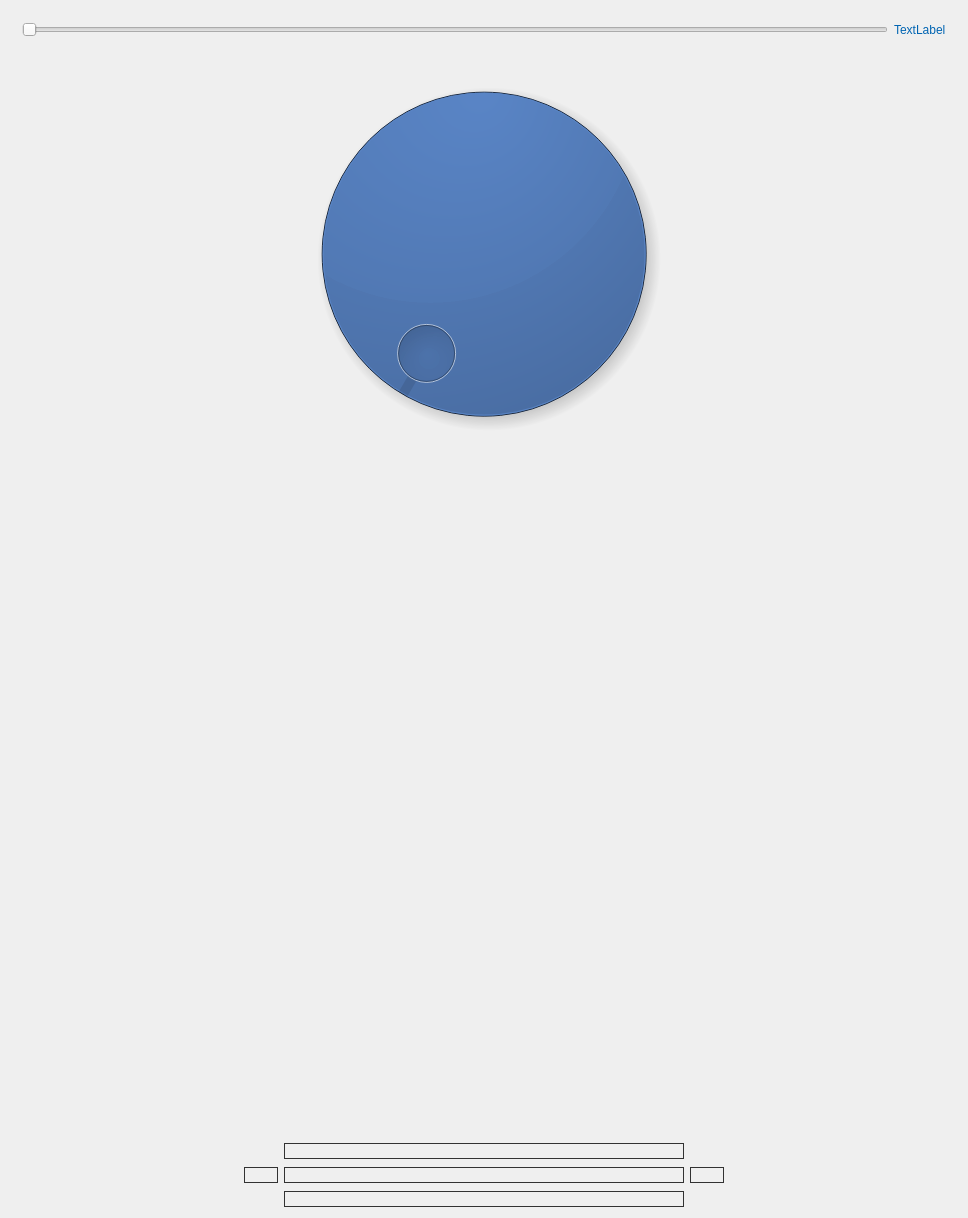
<?xml version="1.0" encoding="UTF-8"?>
<ui version="4.0">
 <class>MainWindow</class>
 <widget class="QMainWindow" name="MainWindow">
  <property name="geometry">
   <rect>
    <x>0</x>
    <y>0</y>
    <width>968</width>
    <height>1218</height>
   </rect>
  </property>
  <property name="windowTitle">
   <string>MainWindow</string>
  </property>
  <property name="styleSheet">
   <string notr="true">background-image: url(:/Images/images/background.png);</string>
  </property>
  <widget class="QWidget" name="centralWidget">
   <layout class="QVBoxLayout" name="verticalLayout">
    <item>
     <widget class="QWidget" name="widget" native="true">
      <layout class="QHBoxLayout" name="horizontalLayout">
       <item>
        <widget class="QSlider" name="speedlSlider">
         <property name="sizePolicy">
          <sizepolicy hsizetype="Expanding" vsizetype="Fixed">
           <horstretch>1</horstretch>
           <verstretch>0</verstretch>
          </sizepolicy>
         </property>
         <property name="orientation">
          <enum>Qt::Horizontal</enum>
         </property>
        </widget>
       </item>
       <item>
        <widget class="QLabel" name="speedDisplay">
         <property name="styleSheet">
          <string notr="true">color:#0064b2;</string>
         </property>
         <property name="text">
          <string>TextLabel</string>
         </property>
        </widget>
       </item>
      </layout>
     </widget>
    </item>
    <item>
     <layout class="QGridLayout" name="gridLayout">
      <item row="2" column="2">
       <spacer name="verticalSpacer">
        <property name="orientation">
         <enum>Qt::Vertical</enum>
        </property>
        <property name="sizeHint" stdset="0">
         <size>
          <width>20</width>
          <height>40</height>
         </size>
        </property>
       </spacer>
      </item>
      <item row="4" column="4">
       <widget class="QPushButton" name="rightButton">
        <property name="styleSheet">
         <string notr="true">QPushButton {
    background-color: rgba( 35, 35, 35, 0% );
    border: 1px solid rgb(50, 50, 50);
}

QPushButton:pressed {
        border: 1px solid rgb(250, 250, 250);
}</string>
        </property>
        <property name="text">
         <string/>
        </property>
        <property name="icon">
         <iconset resource="images.qrc">
          <normaloff>:/Images/images/116847-matte-blue-and-white-square-icon-arrows-triangle-solid-right.png</normaloff>:/Images/images/116847-matte-blue-and-white-square-icon-arrows-triangle-solid-right.png</iconset>
        </property>
        <property name="iconSize">
         <size>
          <width>256</width>
          <height>256</height>
         </size>
        </property>
        <property name="flat">
         <bool>true</bool>
        </property>
       </widget>
      </item>
      <item row="4" column="2">
       <widget class="QPushButton" name="stopButton">
        <property name="styleSheet">
         <string notr="true">QPushButton {
    background-color: rgba( 35, 35, 35, 0% );
    border: 1px solid rgb(50, 50, 50);
}

QPushButton:pressed {
        border: 1px solid rgb(250, 250, 250);
}</string>
        </property>
        <property name="text">
         <string/>
        </property>
        <property name="icon">
         <iconset resource="images.qrc">
          <normaloff>:/Images/images/Stop.png</normaloff>:/Images/images/Stop.png</iconset>
        </property>
        <property name="iconSize">
         <size>
          <width>256</width>
          <height>256</height>
         </size>
        </property>
        <property name="flat">
         <bool>true</bool>
        </property>
       </widget>
      </item>
      <item row="3" column="2">
       <widget class="QPushButton" name="forwardButton">
        <property name="styleSheet">
         <string notr="true">QPushButton {
    background-color: rgba( 35, 35, 35, 0% );
    border: 1px solid rgb(50, 50, 50);
}

QPushButton:pressed {
        border: 1px solid rgb(250, 250, 250);
}</string>
        </property>
        <property name="text">
         <string/>
        </property>
        <property name="icon">
         <iconset resource="images.qrc">
          <normaloff>:/Images/images/116848-matte-blue-and-white-square-icon-arrows-triangle-solid-up.png</normaloff>:/Images/images/116848-matte-blue-and-white-square-icon-arrows-triangle-solid-up.png</iconset>
        </property>
        <property name="iconSize">
         <size>
          <width>256</width>
          <height>256</height>
         </size>
        </property>
        <property name="flat">
         <bool>true</bool>
        </property>
       </widget>
      </item>
      <item row="5" column="2">
       <widget class="QPushButton" name="reverseButton">
        <property name="styleSheet">
         <string notr="true">QPushButton {
    background-color: rgba( 35, 35, 35, 0% );
    border: 1px solid rgb(50, 50, 50);
}

QPushButton:pressed {
        border: 1px solid rgb(250, 250, 250);
}</string>
        </property>
        <property name="text">
         <string/>
        </property>
        <property name="icon">
         <iconset resource="images.qrc">
          <normaloff>:/Images/images/116845-matte-blue-and-white-square-icon-arrows-triangle-solid-down.png</normaloff>:/Images/images/116845-matte-blue-and-white-square-icon-arrows-triangle-solid-down.png</iconset>
        </property>
        <property name="iconSize">
         <size>
          <width>256</width>
          <height>256</height>
         </size>
        </property>
        <property name="flat">
         <bool>true</bool>
        </property>
       </widget>
      </item>
      <item row="4" column="1">
       <widget class="QPushButton" name="leftButton">
        <property name="styleSheet">
         <string notr="true">QPushButton {
    background-color: rgba( 35, 35, 35, 0% );
    border: 1px solid rgb(50, 50, 50);
}

QPushButton:pressed {
        border: 1px solid rgb(250, 250, 250);
}</string>
        </property>
        <property name="text">
         <string/>
        </property>
        <property name="icon">
         <iconset resource="images.qrc">
          <normaloff>:/Images/images/116846-matte-blue-and-white-square-icon-arrows-triangle-solid-left.png</normaloff>:/Images/images/116846-matte-blue-and-white-square-icon-arrows-triangle-solid-left.png</iconset>
        </property>
        <property name="iconSize">
         <size>
          <width>256</width>
          <height>256</height>
         </size>
        </property>
        <property name="flat">
         <bool>true</bool>
        </property>
       </widget>
      </item>
      <item row="4" column="5">
       <spacer name="horizontalSpacer_4">
        <property name="orientation">
         <enum>Qt::Horizontal</enum>
        </property>
        <property name="sizeHint" stdset="0">
         <size>
          <width>40</width>
          <height>20</height>
         </size>
        </property>
       </spacer>
      </item>
      <item row="4" column="0">
       <spacer name="horizontalSpacer_3">
        <property name="orientation">
         <enum>Qt::Horizontal</enum>
        </property>
        <property name="sizeHint" stdset="0">
         <size>
          <width>40</width>
          <height>20</height>
         </size>
        </property>
       </spacer>
      </item>
      <item row="1" column="2">
       <widget class="QDial" name="speedDial">
        <property name="minimumSize">
         <size>
          <width>400</width>
          <height>400</height>
         </size>
        </property>
        <property name="styleSheet">
         <string notr="true">background-color: #00317B; color: #AAAAAA;</string>
        </property>
       </widget>
      </item>
     </layout>
    </item>
   </layout>
  </widget>
 </widget>
 <layoutdefault spacing="6" margin="11"/>
 <resources>
  <include location="images.qrc"/>
 </resources>
 <connections/>
</ui>
